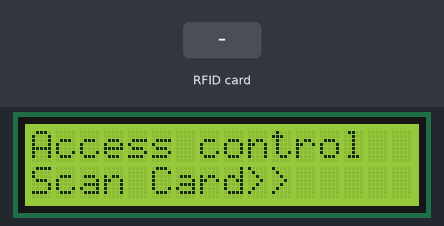
Bench run of a sketch on a simulated Arduino Uno, built with avr-gcc and run on an emulated ATmega328P. Parts: 16×2 character LCD. The inputs (shaded band) are chosen by the test bench.

Above: at 1.3 s.
1.4 s: RFID card E1 5D 96 02 held to the reader
At 2.1 s:
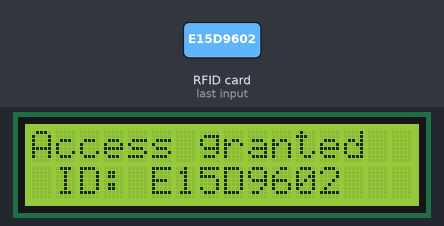
4.4 s: RFID card 53 08 5E 04 held to the reader
At 5.3 s:
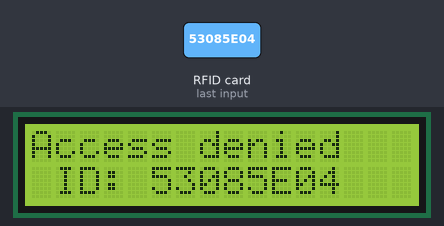
7.4 s: RFID card 5E 7A 19 C4 held to the reader
At 8.5 s:
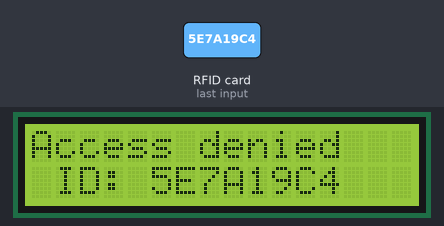
Timing chart, 0 to 10.4 s (numbered marks = the images above; inputs shaded):
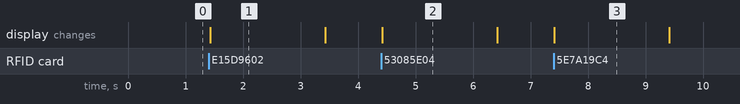

Measured:
- after the input at 1.4 s, the display: changes at once (image 1)
- after the input at 4.4 s, the display: changes at once (image 2)
- after the input at 7.4 s, the display: changes at once (image 3)
- what the display in image 1 shows lasts 2.0 s, from 1.4 s to 3.4 s

The sketch:

rfid_display.ino
```cpp
#include <LiquidCrystal.h>

#include <deprecated.h>
#include <MFRC522.h>
#include <MFRC522Extended.h>
#include <require_cpp11.h>

#include <SPI.h>


#define SS_PIN 10 //SDA pin
#define RST_PIN 13 //reset pin

byte readCard[4];

String MasterTag="E15D9602";
String MasterTag2="53085E04";
String tagID="";

MFRC522 mfrc522(SS_PIN, RST_PIN);
LiquidCrystal lcd(4,3,5,6,7,8);

void setup() {
  // put your setup code here, to run once:
SPI.begin();
mfrc522.PCD_Init();
lcd.begin(16,2);

lcd.print("Access control");
lcd.setCursor(0,1);
lcd.print("Scan Card>>");
}

void loop() {
  // put your main code here, to run repeatedly:

  //wait until tag is scanned

   while(getId()){
    lcd.clear();


    if( MasterTag==tagID){
      lcd.print("Access granted");
    }
    else{
      lcd.print("Access denied");
    }
    lcd.setCursor(0,1);
   lcd.print(" ID: ");
   lcd.print(tagID);


   delay(2000);
   lcd.clear();
   lcd.print("Access control");
   lcd.setCursor(0,1);
   lcd.print("Scan card");
   }
}

boolean getId(){
  //getting ready to scan card
  if(!mfrc522.PICC_IsNewCardPresent()){
    return false;
  }
  if(!mfrc522.PICC_ReadCardSerial()){
    return false;
  }
tagID="";
  for(byte i=0;i<mfrc522.uid.size;i++){
    tagID.concat(String(mfrc522.uid.uidByte[i]<0x10 ? "0": ""));
    tagID.concat(String(mfrc522.uid.uidByte[i],HEX));
  }

  tagID.toUpperCase();
  mfrc522.PICC_HaltA();
  return true;
}
```
